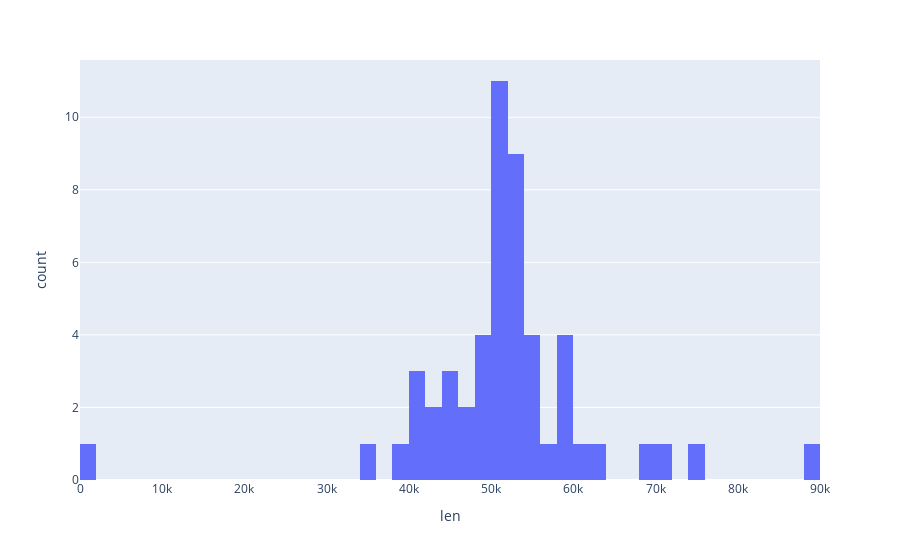

Source (notebook cell):
### Markdown cell above
## Articles per month distribution

### Code cell
import plotly.express as px

fig = px.histogram(df, x='len', nbins=50)
fig.show()

### Figure 1 — Plotly figure (JSON) as saved in the notebook; plotly's stock layout.template omitted (floating-point values rounded to 4 significant figures)
{"data": [{"alignmentgroup": "True", "bingroup": "x", "hovertemplate": "len=%{x}<br>count=%{y}<extra></extra>", "legendgroup": "", "marker": {"color": "#636efa"}, "name": "", "nbinsx": 50, "offsetgroup": "", "orientation": "v", "showlegend": false, "type": "histogram", "x": [47730, 48889, 51816, 50048, 50771, 51503, 50560, 50932, 50334, 53613, 52847, 45468, 53100, 51856, 59325, 52162, 59148, 54761, 51017, 53383, 50847, 55157, 55183, 44554, 50933, 49469, 53459, 52415, 52496, 48279, 45749, 42664, 39019, 43619, 41219, 34267, 41122, 40857, 59582, 46539, 48618, 53974, 57246, 55081, 63500, 69974, 60882, 58081, 71272, 74811, 88548, 199], "xaxis": "x", "yaxis": "y"}], "layout": {"barmode": "relative", "legend": {"tracegroupgap": 0}, "margin": {"t": 60}, "xaxis": {"anchor": "y", "domain": [0, 1], "title": {"text": "len"}}, "yaxis": {"anchor": "x", "domain": [0, 1], "title": {"text": "count"}}}}
